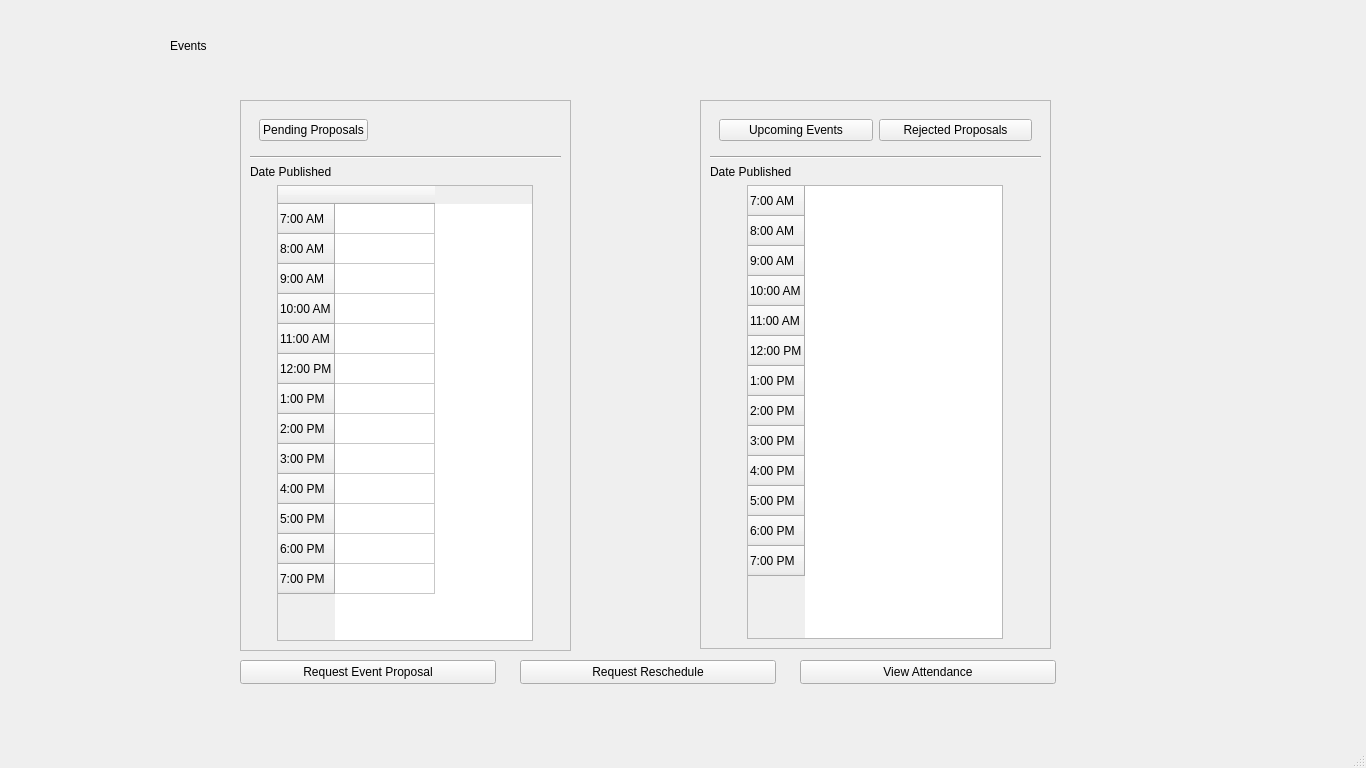
<?xml version="1.0" encoding="UTF-8"?>
<ui version="4.0">
 <class>MainWindow</class>
 <widget class="QMainWindow" name="MainWindow">
  <property name="geometry">
   <rect>
    <x>0</x>
    <y>0</y>
    <width>1366</width>
    <height>768</height>
   </rect>
  </property>
  <property name="windowTitle">
   <string>MainWindow</string>
  </property>
  <widget class="QWidget" name="centralwidget">
   <widget class="QStackedWidget" name="stackedWidget">
    <property name="geometry">
     <rect>
      <x>0</x>
      <y>0</y>
      <width>1366</width>
      <height>768</height>
     </rect>
    </property>
    <property name="currentIndex">
     <number>0</number>
    </property>
    <widget class="QWidget" name="page">
     <widget class="QWidget" name="horizontalLayoutWidget_4">
      <property name="geometry">
       <rect>
        <x>240</x>
        <y>100</y>
        <width>331</width>
        <height>551</height>
       </rect>
      </property>
      <layout class="QHBoxLayout" name="Pending_Layout">
       <item>
        <widget class="QFrame" name="Pending">
         <property name="frameShape">
          <enum>QFrame::StyledPanel</enum>
         </property>
         <layout class="QVBoxLayout" name="verticalLayout_4">
          <item>
           <widget class="QWidget" name="widget" native="true">
            <layout class="QHBoxLayout" name="horizontalLayout">
             <item alignment="Qt::AlignLeft">
              <widget class="QPushButton" name="PendingButton">
               <property name="text">
                <string>Pending Proposals</string>
               </property>
              </widget>
             </item>
            </layout>
           </widget>
          </item>
          <item>
           <widget class="Line" name="line_4">
            <property name="orientation">
             <enum>Qt::Horizontal</enum>
            </property>
           </widget>
          </item>
          <item alignment="Qt::AlignLeft|Qt::AlignTop">
           <widget class="QLabel" name="DatePublished_Pending">
            <property name="text">
             <string>Date Published</string>
            </property>
           </widget>
          </item>
          <item alignment="Qt::AlignHCenter">
           <widget class="QTableWidget" name="PendingTable">
            <row>
             <property name="text">
              <string>7:00 AM</string>
             </property>
            </row>
            <row>
             <property name="text">
              <string>8:00 AM</string>
             </property>
            </row>
            <row>
             <property name="text">
              <string>9:00 AM</string>
             </property>
            </row>
            <row>
             <property name="text">
              <string>10:00 AM</string>
             </property>
            </row>
            <row>
             <property name="text">
              <string>11:00 AM</string>
             </property>
            </row>
            <row>
             <property name="text">
              <string>12:00 PM</string>
             </property>
            </row>
            <row>
             <property name="text">
              <string>1:00 PM</string>
             </property>
            </row>
            <row>
             <property name="text">
              <string>2:00 PM</string>
             </property>
            </row>
            <row>
             <property name="text">
              <string>3:00 PM</string>
             </property>
            </row>
            <row>
             <property name="text">
              <string>4:00 PM</string>
             </property>
            </row>
            <row>
             <property name="text">
              <string>5:00 PM</string>
             </property>
            </row>
            <row>
             <property name="text">
              <string>6:00 PM</string>
             </property>
            </row>
            <row>
             <property name="text">
              <string>7:00 PM</string>
             </property>
            </row>
            <column>
             <property name="text">
              <string/>
             </property>
            </column>
           </widget>
          </item>
         </layout>
        </widget>
       </item>
      </layout>
     </widget>
     <widget class="QLabel" name="label">
      <property name="geometry">
       <rect>
        <x>170</x>
        <y>30</y>
        <width>111</width>
        <height>31</height>
       </rect>
      </property>
      <property name="text">
       <string>Events</string>
      </property>
     </widget>
     <widget class="QWidget" name="horizontalLayoutWidget_7">
      <property name="geometry">
       <rect>
        <x>700</x>
        <y>100</y>
        <width>351</width>
        <height>551</height>
       </rect>
      </property>
      <layout class="QHBoxLayout" name="Layout_Upcoming_Resched">
       <item>
        <widget class="QStackedWidget" name="UpcomingReschedule">
         <property name="currentIndex">
          <number>1</number>
         </property>
         <widget class="QWidget" name="page_5">
          <widget class="QFrame" name="UpcomingEvents">
           <property name="geometry">
            <rect>
             <x>0</x>
             <y>0</y>
             <width>351</width>
             <height>549</height>
            </rect>
           </property>
           <property name="frameShape">
            <enum>QFrame::StyledPanel</enum>
           </property>
           <layout class="QVBoxLayout" name="verticalLayout_9">
            <item>
             <widget class="QWidget" name="widget_8" native="true">
              <layout class="QHBoxLayout" name="horizontalLayout_7">
               <item>
                <widget class="QPushButton" name="UpcomingButton_2">
                 <property name="text">
                  <string>Upcoming Events</string>
                 </property>
                </widget>
               </item>
               <item>
                <widget class="QPushButton" name="RejectedButton">
                 <property name="text">
                  <string>Rejected Proposals</string>
                 </property>
                </widget>
               </item>
              </layout>
             </widget>
            </item>
            <item>
             <widget class="Line" name="line_9">
              <property name="orientation">
               <enum>Qt::Horizontal</enum>
              </property>
             </widget>
            </item>
            <item alignment="Qt::AlignLeft|Qt::AlignTop">
             <widget class="QLabel" name="DatePublished_Events_6">
              <property name="text">
               <string>Date Published</string>
              </property>
             </widget>
            </item>
            <item alignment="Qt::AlignHCenter">
             <widget class="QTableWidget" name="Events_table_6">
              <row>
               <property name="text">
                <string>7:00 AM</string>
               </property>
              </row>
              <row>
               <property name="text">
                <string>8:00 AM</string>
               </property>
              </row>
              <row>
               <property name="text">
                <string>9:00 AM</string>
               </property>
              </row>
              <row>
               <property name="text">
                <string>10:00 AM</string>
               </property>
              </row>
              <row>
               <property name="text">
                <string>11:00 AM</string>
               </property>
              </row>
              <row>
               <property name="text">
                <string>12:00 PM</string>
               </property>
              </row>
              <row>
               <property name="text">
                <string>1:00 PM</string>
               </property>
              </row>
              <row>
               <property name="text">
                <string>2:00 PM</string>
               </property>
              </row>
              <row>
               <property name="text">
                <string>3:00 PM</string>
               </property>
              </row>
              <row>
               <property name="text">
                <string>4:00 PM</string>
               </property>
              </row>
              <row>
               <property name="text">
                <string>5:00 PM</string>
               </property>
              </row>
              <row>
               <property name="text">
                <string>6:00 PM</string>
               </property>
              </row>
              <row>
               <property name="text">
                <string>7:00 PM</string>
               </property>
              </row>
             </widget>
            </item>
           </layout>
          </widget>
         </widget>
         <widget class="QWidget" name="page_6">
          <widget class="QFrame" name="RejectedProposals">
           <property name="geometry">
            <rect>
             <x>0</x>
             <y>0</y>
             <width>351</width>
             <height>549</height>
            </rect>
           </property>
           <property name="frameShape">
            <enum>QFrame::StyledPanel</enum>
           </property>
           <layout class="QVBoxLayout" name="verticalLayout_10">
            <item>
             <widget class="QWidget" name="widget_9" native="true">
              <layout class="QHBoxLayout" name="horizontalLayout_8">
               <item>
                <widget class="QPushButton" name="UpcomingButton">
                 <property name="text">
                  <string>Upcoming Events</string>
                 </property>
                </widget>
               </item>
               <item>
                <widget class="QPushButton" name="RejectedButton_2">
                 <property name="text">
                  <string>Rejected Proposals</string>
                 </property>
                </widget>
               </item>
              </layout>
             </widget>
            </item>
            <item>
             <widget class="Line" name="line_10">
              <property name="orientation">
               <enum>Qt::Horizontal</enum>
              </property>
             </widget>
            </item>
            <item alignment="Qt::AlignLeft|Qt::AlignTop">
             <widget class="QLabel" name="DatePublished_Events_7">
              <property name="text">
               <string>Date Published</string>
              </property>
             </widget>
            </item>
            <item alignment="Qt::AlignHCenter">
             <widget class="QTableWidget" name="Events_table_7">
              <row>
               <property name="text">
                <string>7:00 AM</string>
               </property>
              </row>
              <row>
               <property name="text">
                <string>8:00 AM</string>
               </property>
              </row>
              <row>
               <property name="text">
                <string>9:00 AM</string>
               </property>
              </row>
              <row>
               <property name="text">
                <string>10:00 AM</string>
               </property>
              </row>
              <row>
               <property name="text">
                <string>11:00 AM</string>
               </property>
              </row>
              <row>
               <property name="text">
                <string>12:00 PM</string>
               </property>
              </row>
              <row>
               <property name="text">
                <string>1:00 PM</string>
               </property>
              </row>
              <row>
               <property name="text">
                <string>2:00 PM</string>
               </property>
              </row>
              <row>
               <property name="text">
                <string>3:00 PM</string>
               </property>
              </row>
              <row>
               <property name="text">
                <string>4:00 PM</string>
               </property>
              </row>
              <row>
               <property name="text">
                <string>5:00 PM</string>
               </property>
              </row>
              <row>
               <property name="text">
                <string>6:00 PM</string>
               </property>
              </row>
              <row>
               <property name="text">
                <string>7:00 PM</string>
               </property>
              </row>
             </widget>
            </item>
           </layout>
          </widget>
         </widget>
        </widget>
       </item>
      </layout>
     </widget>
     <widget class="QPushButton" name="ViewAttendanceButton">
      <property name="geometry">
       <rect>
        <x>800</x>
        <y>660</y>
        <width>256</width>
        <height>24</height>
       </rect>
      </property>
      <property name="text">
       <string>View Attendance</string>
      </property>
     </widget>
     <widget class="QPushButton" name="RequestRescheduleButton">
      <property name="geometry">
       <rect>
        <x>520</x>
        <y>660</y>
        <width>256</width>
        <height>24</height>
       </rect>
      </property>
      <property name="text">
       <string>Request Reschedule</string>
      </property>
     </widget>
     <widget class="QPushButton" name="RequestEventProposalButton">
      <property name="geometry">
       <rect>
        <x>240</x>
        <y>660</y>
        <width>256</width>
        <height>24</height>
       </rect>
      </property>
      <property name="text">
       <string>Request Event Proposal</string>
      </property>
     </widget>
    </widget>
    <widget class="QWidget" name="page_2"/>
   </widget>
  </widget>
  <widget class="QStatusBar" name="statusbar"/>
 </widget>
 <resources/>
 <connections/>
</ui>
